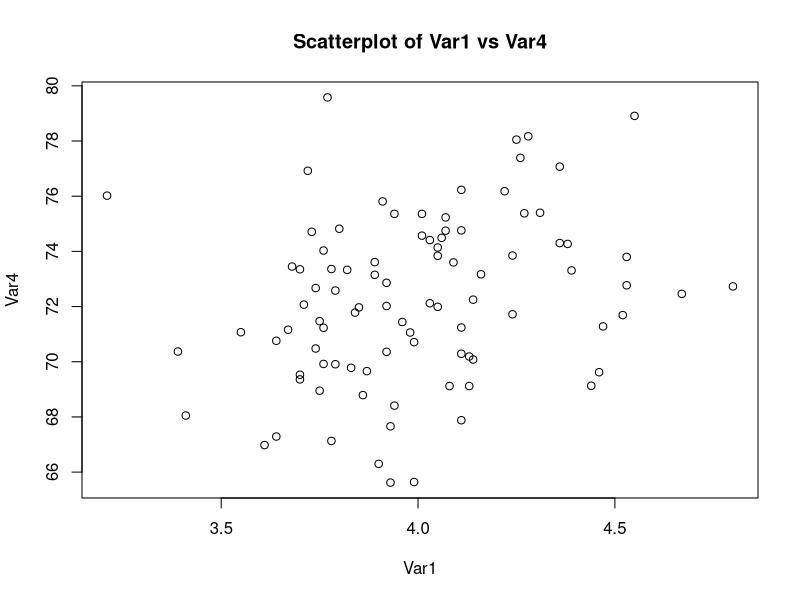
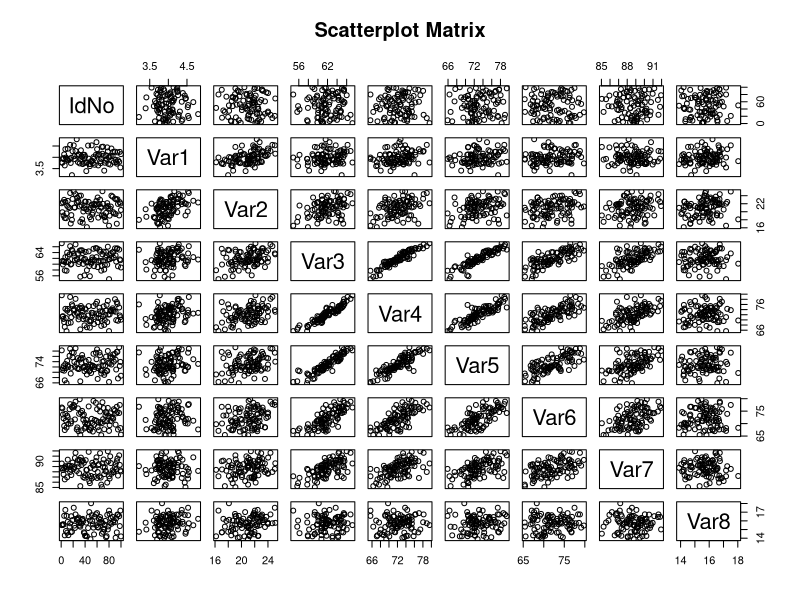

Reproduce these figures in R, in order.
# Define a function to draw a scatterplot between two variables
draw_scatterplot <- function(data, x_var, y_var) {
  plot(data[[x_var]], data[[y_var]], 
       xlab = x_var, ylab = y_var,
       main = paste("Scatterplot of", x_var, "vs", y_var))
}

# Define a function to draw a scatterplot matrix between variables in a dataframe
draw_scatterplot_matrix <- function(data) {
  # Select numeric variables
  numeric_vars <- sapply(data, is.numeric)
  numeric_data <- data[, numeric_vars]
  
  # Draw a scatterplot matrix between all numeric variables
  pairs(numeric_data, main = "Scatterplot Matrix")
  
  # Print the names of variables in the scatterplot matrix
  cat("\nVariables in the Scatterplot Matrix:\n")
  print(colnames(numeric_data))
}

# Define a function to remove missing values from a dataframe
clean_data <- function(data) {
  clean_data <- na.omit(data)
  return(clean_data)
}

# Load the dataframe (adapt this step to your own dataframe)
data <- read.table("DatasetNA.txt", header = TRUE)

# Remove missing values
cleaned_data <- clean_data(data)

# Draw a scatterplot between two variables
draw_scatterplot(cleaned_data, "Var1", "Var4")

# Draw a scatterplot matrix between all variables
draw_scatterplot_matrix(cleaned_data)
